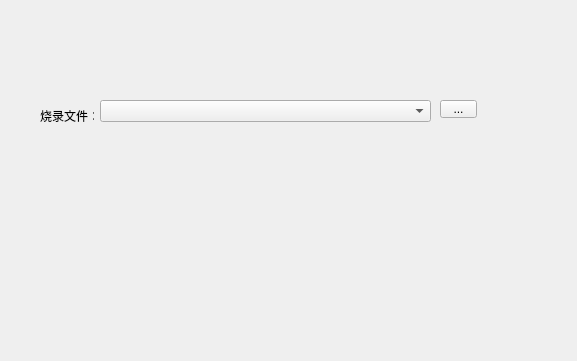
<?xml version="1.0" encoding="UTF-8"?>
<ui version="4.0">
 <class>BurningFile</class>
 <widget class="QDialog" name="BurningFile">
  <property name="geometry">
   <rect>
    <x>0</x>
    <y>0</y>
    <width>577</width>
    <height>361</height>
   </rect>
  </property>
  <property name="windowTitle">
   <string>BurningFile</string>
  </property>
  <widget class="QLabel" name="label">
   <property name="geometry">
    <rect>
     <x>40</x>
     <y>110</y>
     <width>54</width>
     <height>12</height>
    </rect>
   </property>
   <property name="text">
    <string>烧录文件：</string>
   </property>
  </widget>
  <widget class="QComboBox" name="comboBoxBurnFile">
   <property name="geometry">
    <rect>
     <x>100</x>
     <y>100</y>
     <width>331</width>
     <height>22</height>
    </rect>
   </property>
  </widget>
  <widget class="QToolButton" name="toolButtonBurnFile">
   <property name="geometry">
    <rect>
     <x>440</x>
     <y>100</y>
     <width>37</width>
     <height>18</height>
    </rect>
   </property>
   <property name="text">
    <string>...</string>
   </property>
  </widget>
 </widget>
 <resources/>
 <connections/>
</ui>
